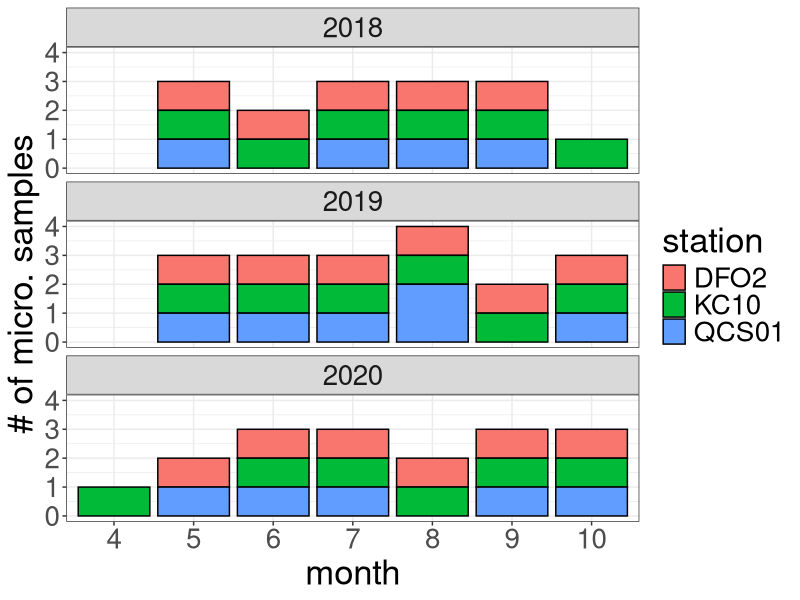
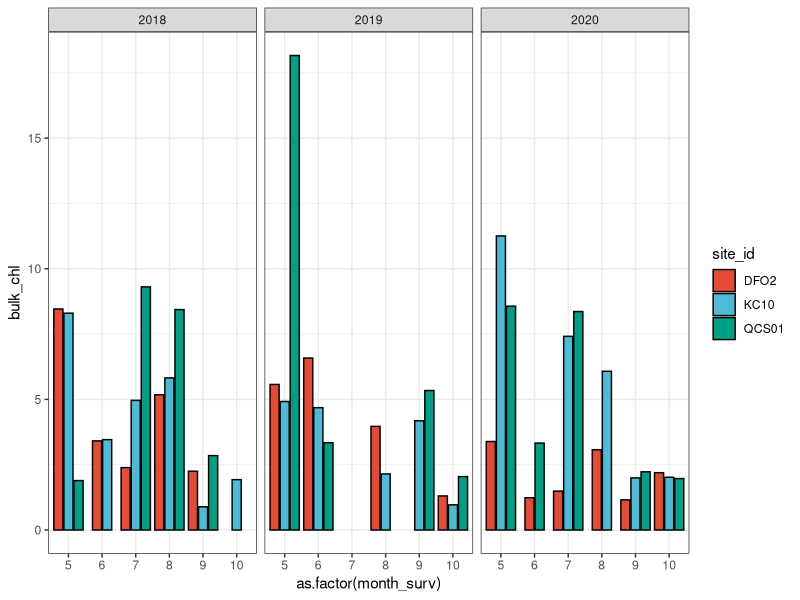
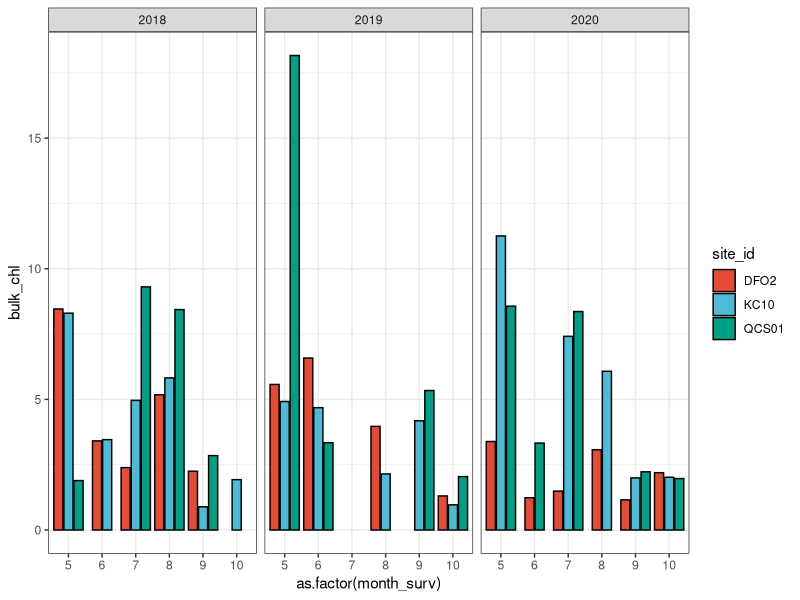
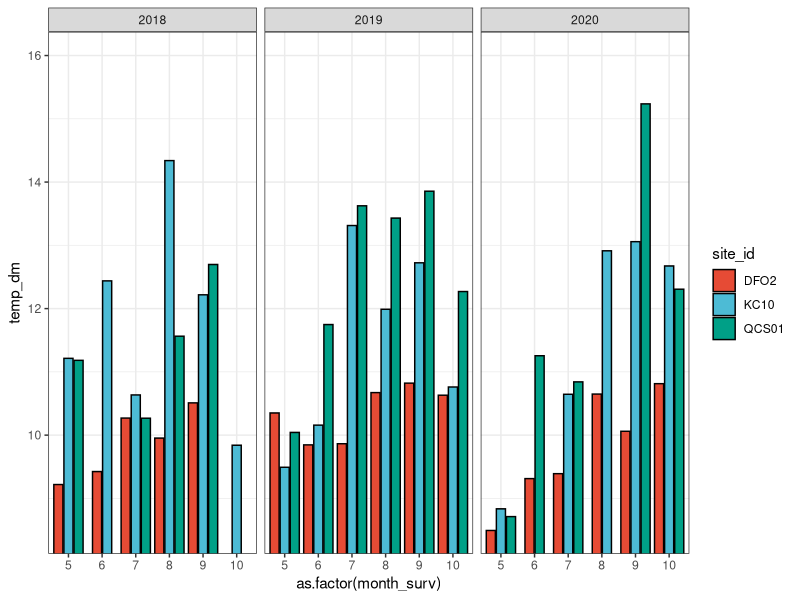
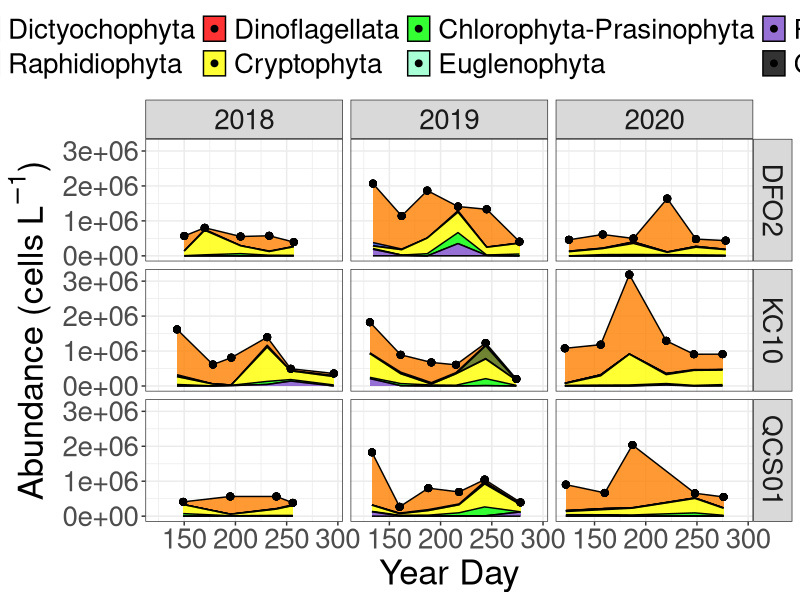
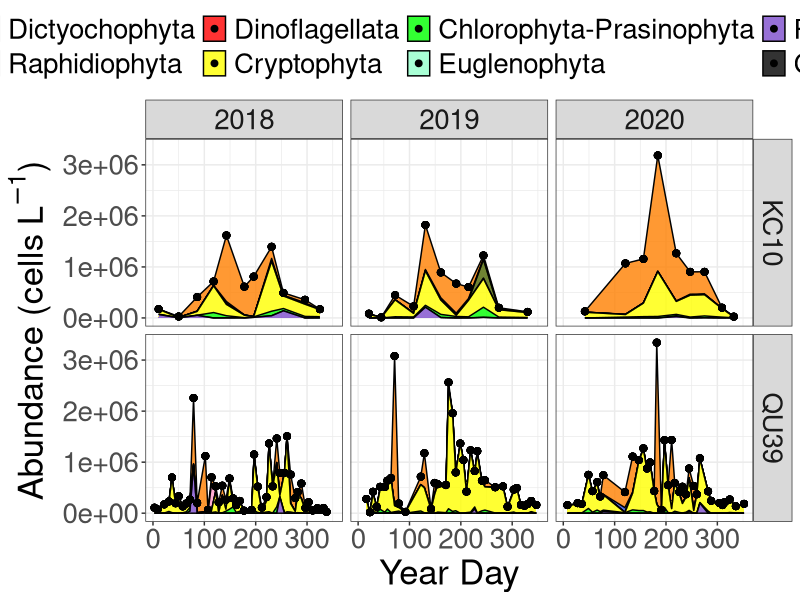
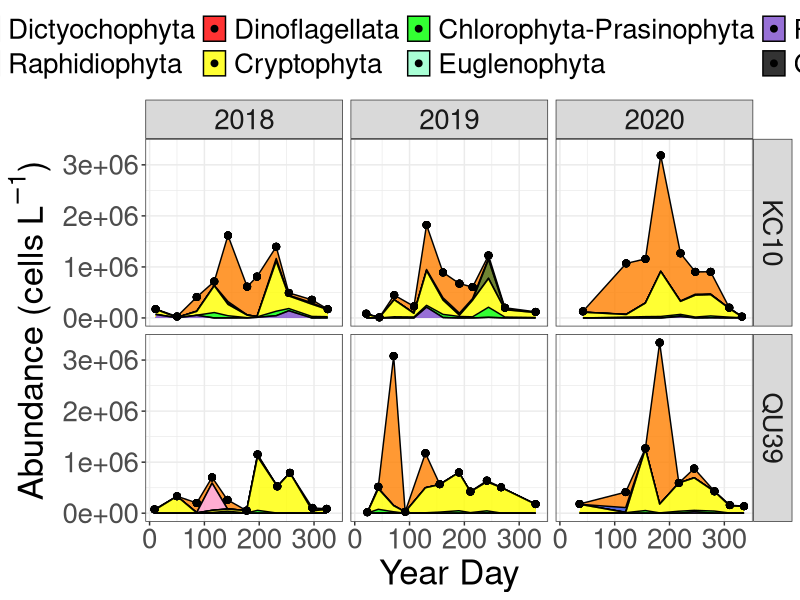
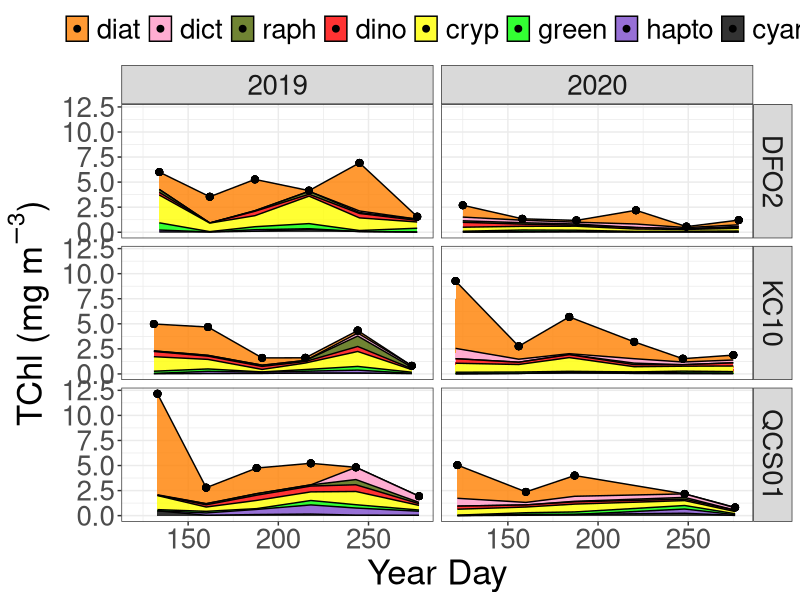

Here is the R script that generated these plots, in order: (Note: this script raises an error after producing the figures.)
## ---- chunk 1
#Load packages
library(tidyverse)
library(patchwork)
library(here)
library(readr)
library(readxl)
## ---- chunk 2
#Upload fully formatted microscopy data

micro <- read_csv(here("outputs", "micro_master_2021-10-18.csv"))

micro_kc10 <- read_csv(here("outputs", "micro_kc10_2021-12-01.csv"))

micro_kc10_ds <- read_csv(here("outputs", "micro_kc10_ds_2021-12-01.csv"))

#Upload data
data <- read_csv(here("outputs", "ctd_merge_2021-11-04_chem.csv")) 
## ---- chunk 3
#Upload chemtax data

#Upload data
#Uploading chemtax data
chem <- read_csv(here("outputs", "chemtax_master_2021-11-04.csv")) 


## ---- chunk 4
#Selecting autotrophic groups from class level specifications above. Too coarse for dinos.


#Can't figure out how to make this work with multiple stations. Trying each separately and binding
micro_sum_dfo2 <- micro %>%
  filter(trophicStatus == "auto" &
          site_id == "DFO2") %>% 
  complete(date, group) %>% # make each day have all species, even if not observed (for joining)
  group_by(date, group) %>% 
  summarise(sum = sum(count)) %>% #sum counts for each grouping/class
  ungroup() %>% 
  arrange(date, group) %>% 
  mutate(sum = replace_na(sum, 0),
         site_id = "DFO2") #replace NAs, created by complete, with 0s

micro_sum_kc10 <- micro %>%
  filter(trophicStatus == "auto" &
          site_id == "KC10") %>% 
  complete(date, group) %>% # make each day have all species, even if not observed (for joining)
  group_by(date, group) %>% 
  summarise(sum = sum(count)) %>% #sum counts for each grouping/class
  ungroup() %>% 
  arrange(date, group) %>% 
  mutate(sum = replace_na(sum, 0),
         site_id = "KC10") #replace NAs, created by complete, with 0s

micro_sum_qcs01 <- micro %>%
  filter(trophicStatus == "auto" &
          site_id == "QCS01") %>% 
  complete(date, group) %>% # make each day have all species, even if not observed (for joining)
  group_by(date, group) %>% 
  summarise(sum = sum(count)) %>% #sum counts for each grouping/class
  ungroup() %>% 
  arrange(date, group) %>% 
  mutate(sum = replace_na(sum, 0),
         site_id = "QCS01") #replace NAs, created by complete, with 0s

micro_sum_qu39 <- micro %>%
  filter(trophicStatus == "auto" &
          site_id == "QU39") %>% 
  complete(date, group) %>% # make each day have all species, even if not observed (for joining)
  group_by(date, group) %>% 
  summarise(sum = sum(count)) %>% #sum counts for each grouping/class
  ungroup() %>% 
  arrange(date, group) %>% 
  mutate(sum = replace_na(sum, 0),
         site_id = "QU39") #replace NAs, created by complete, with 0s

micro_sum <- rbind(micro_sum_dfo2, micro_sum_kc10, micro_sum_qcs01, micro_sum_qu39)
## ---- chunk 5
#Summing species for the KC10-QU39 Timeseries
micro_kc10_sum <- micro_kc10 %>%
  filter(trophicStatus == "auto" &
          site_id == "KC10") %>% 
  complete(date, group) %>% # make each day have all species, even if not observed (for joining)
  group_by(date, group) %>% 
  summarise(sum = sum(count)) %>% #sum counts for each grouping/class
  ungroup() %>% 
  arrange(date, group) %>% 
  mutate(sum = replace_na(sum, 0),
         site_id = "KC10") #replace NAs, created by complete, with 0s

micro_sum_qu39 <- micro_kc10 %>%
  filter(trophicStatus == "auto" &
          site_id == "QU39") %>% 
  complete(date, group) %>% # make each day have all species, even if not observed (for joining)
  group_by(date, group) %>% 
  summarise(sum = sum(count)) %>% #sum counts for each grouping/class
  ungroup() %>% 
  arrange(date, group) %>% 
  mutate(sum = replace_na(sum, 0),
         site_id = "QU39")

micro_sum_2 <- rbind(micro_kc10_sum, micro_sum_qu39)

#Doing the same for the QU39 downscaled timeseries

micro_kc10_ds_sum <- micro_kc10_ds %>%
  filter(trophicStatus == "auto" &
          site_id == "KC10") %>% 
  complete(date, group) %>% # make each day have all species, even if not observed (for joining)
  group_by(date, group) %>% 
  summarise(sum = sum(count)) %>% #sum counts for each grouping/class
  ungroup() %>% 
  arrange(date, group) %>% 
  mutate(sum = replace_na(sum, 0),
         site_id = "KC10") #replace NAs, created by complete, with 0s

micro_sum_ds_qu39 <- micro_kc10_ds %>%
  filter(trophicStatus == "auto" &
          site_id == "QU39") %>% 
  complete(date, group) %>% # make each day have all species, even if not observed (for joining)
  group_by(date, group) %>% 
  summarise(sum = sum(count)) %>% #sum counts for each grouping/class
  ungroup() %>% 
  arrange(date, group) %>% 
  mutate(sum = replace_na(sum, 0),
         site_id = "QU39")

micro_sum_3 <- rbind(micro_kc10_ds_sum, micro_sum_ds_qu39)
## ---- chunk 6
#Set order or groups for plotting

micro_sum$group <- factor(micro_sum$group,
                         levels = c("Bacillariophyta", #Y
                                    "Chrysophyta", #Y
                                    "Dictyochophyta", #Y
                                    "Raphidiophyta", #Y
                                    "Dinoflagellata", #Y
                                    "Cryptophyta",#Y
                                    "Chlorophyta-Prasinophyta", #Y 
                                    "Euglenophyta", #Y
                                    "Prymnesiophyta-Haptophyta", #Y 
                                    "Cyanobacteria", #Y
                                    "Unknown_Chlorophyta?", #Y
                                    "Unknown_Dinophyceae?", #Y
                                    "Unknown_flagellate" #Y
                                    ))

micro_sum_2$group <- factor(micro_sum_2$group,
                         levels = c("Bacillariophyta", #Y
                                    "Chrysophyta", #Y
                                    "Dictyochophyta", #Y
                                    "Raphidiophyta", #Y
                                    "Dinoflagellata", #Y
                                    "Cryptophyta",#Y
                                    "Chlorophyta-Prasinophyta", #Y 
                                    "Euglenophyta", #Y
                                    "Prymnesiophyta-Haptophyta", #Y 
                                    "Cyanobacteria", #Y
                                    "Unknown_Chlorophyta?", #Y
                                    "Unknown_Dinophyceae?", #Y
                                    "Unknown_flagellate" #Y
                                    ))

micro_sum_3$group <- factor(micro_sum_3$group,
                         levels = c("Bacillariophyta", #Y
                                    "Chrysophyta", #Y
                                    "Dictyochophyta", #Y
                                    "Raphidiophyta", #Y
                                    "Dinoflagellata", #Y
                                    "Cryptophyta",#Y
                                    "Chlorophyta-Prasinophyta", #Y 
                                    "Euglenophyta", #Y
                                    "Prymnesiophyta-Haptophyta", #Y 
                                    "Cyanobacteria", #Y
                                    "Unknown_Chlorophyta?", #Y
                                    "Unknown_Dinophyceae?", #Y
                                    "Unknown_flagellate" #Y
                                    ))

## ---- chunk 7
#Setting colour pallete for microscopy data - roughly comparable to chemtax data
color_palette_micro <- c("#ff8000", #Diatoms 
                   "#2642D5", #Chrysophytes
                   "#ff99c7", #Dicto (same color as chryso as same pig. group)
                   "#4d6600", #Raph
                   "#ff0000", #Dino
                   "#ffff00", #Crypto
                   "#00ff00", #Chloro (chloro and eugleno same colour, same pig. group)
                   "#93FFCA", #Eugleno
                   "#7d4dcc", #Hapto
                   "#000000"  #Cyano
                   )

#Set month labels for plot
month_labels_5 <- rep(c('J','F','M','A','M','J','J','A','S','O','N','D'), 5)

month_labels <- c('J','F','M','A','M','J','J','A','S','O','N','D')
## ---- chunk 8
#Plotting when we have data available for microscopy at Calvert
micro %>%  
  filter(!site_id == "QU39" & date > "2018-01-01" & date < "2021-01-01") %>%  
  distinct(date, site_id) %>% 
  mutate(year = lubridate::year(date),
         month = lubridate::month(date)) %>% 
  group_by(year, month, site_id) %>% 
  summarise(n = n()) %>% 
  ggplot(aes(x = as.factor(month), y = n, fill = site_id)) + 
  geom_bar(stat = "identity", color = "black") +
  facet_wrap(~ year, ncol = 1) +
  theme_bw() +
  labs(y = "# of micro. samples",
       x = "month",
       fill = "station") +
  theme(text = element_text(size = 25))

ggsave(here("figures_new", "sample_number.png"),
       width = 17, height = 15, dpi = 300)
## ---- chunk 9
#Plotting Chl Timeseries
f1 <- data %>% 
  filter(!site_id == "QU39") %>% 
  mutate(year = lubridate::year(date),
         month = lubridate::month(date),
         yday = lubridate::yday(date)) %>% 
  ggplot(aes(x = yday, y = bulk_chl, group = site_id, fill = site_id, 
             color = site_id)) +
  geom_line(size = 2) +
  geom_point(pch = 21, size = 3, color = "black", stroke = 2) +
  geom_hline(yintercept = 5, linetype = "dashed", color = "black") +
  scale_y_continuous(expand = c(0, 0), limits = c(0, 20)) +
  facet_wrap(~ year) +
  theme_bw() +
  theme(axis.title.x = element_blank(),
        axis.text.x =  element_blank(),
        strip.background = element_blank(),
        strip.text.x = element_blank(),
        legend.position = c(0.95, 0.879),
        text = element_text(size = 30))

f2 <- data %>% 
  filter(!site_id == "QU39") %>% 
  mutate(year = lubridate::year(date),
         month = lubridate::month(date),
         yday = lubridate::yday(date)) %>% 
  ggplot(aes(x = yday, y = temp_dm, group = site_id, fill = site_id, 
             color = site_id)) +
  geom_line(size = 2) +
  geom_point(pch = 21, size = 3, color = "black", stroke = 2) +
  scale_y_continuous(expand = c(0, 0), limits = c(8, 16)) +
  facet_wrap(~ year) +
  theme_bw() +
  theme(axis.title.x = element_blank(),
        axis.text.x =  element_blank(),
        strip.background = element_blank(),
        strip.text.x = element_blank(),
        legend.position = "none",
        text = element_text(size = 30))

f3 <- data %>% 
  filter(!site_id == "QU39") %>% 
  mutate(year = lubridate::year(date),
         month = lubridate::month(date),
         yday = lubridate::yday(date)) %>% 
  ggplot(aes(x = yday, y = sal_dm, group = site_id, fill = site_id,
             color = site_id)) +
  geom_line(size = 2) +
  geom_point(pch = 21, size = 3, color = "black", stroke = 2) +
  scale_y_continuous(expand = c(0, 0), limits = c(27, 33), 
                     breaks = seq(27, 33, by = 2)) +
  facet_wrap(~ year) +
  theme_bw() +
  theme(axis.title.x = element_blank(),
        axis.text.x =  element_blank(),
        strip.background = element_blank(),
        strip.text.x = element_blank(),
        legend.position = "none",
        text = element_text(size = 30))

f4 <- data %>% 
  filter(!site_id == "QU39") %>% 
  mutate(year = lubridate::year(date),
         month = lubridate::month(date),
         yday = lubridate::yday(date)) %>% 
  ggplot(aes(x = yday, y = no2_dm, group = site_id, fill = site_id,
             color = site_id)) +
  geom_line(size = 2) +
  geom_point(pch = 21, size = 3, color = "black", stroke = 2) +
  facet_wrap(~ year) +
  theme_bw() +
  theme(axis.title.x = element_blank(),
        axis.text.x =  element_blank(),
        strip.background = element_blank(),
        strip.text.x = element_blank(),
        legend.position = "none",
        text = element_text(size = 30))

f5 <- data %>% 
  filter(!site_id == "QU39") %>% 
  mutate(year = lubridate::year(date),
         month = lubridate::month(date),
         yday = lubridate::yday(date)) %>% 
  ggplot(aes(x = yday, y = po4_dm, group = site_id, fill = site_id, 
             color = site_id)) +
  geom_line(size = 2) +
  geom_point(pch = 21, size = 3, color = "black", stroke = 2) +
  facet_wrap(~ year) +
  theme_bw() +
  theme(axis.title.x = element_blank(),
        axis.text.x =  element_blank(),
        strip.background = element_blank(),
        strip.text.x = element_blank(),
        legend.position = "none",
        text = element_text(size = 30))

f6 <- data %>% 
  filter(!site_id == "QU39") %>% 
  mutate(year = lubridate::year(date),
         month = lubridate::month(date),
         yday = lubridate::yday(date)) %>% 
  ggplot(aes(x = yday, y = sio2_dm, group = site_id, fill = site_id,
             color = site_id)) +
  geom_line(size = 2) +
  geom_point(pch = 21, size = 3, color = "black", stroke = 2) +
  facet_wrap(~ year) +
  theme_bw() +
  theme(axis.title.x = element_blank(),
        axis.text.x =  element_blank(),
        strip.background = element_blank(),
        strip.text.x = element_blank(),
        legend.position = "none",
        text = element_text(size = 30))

f7 <- data %>% 
  filter(!site_id == "QU39") %>% 
  mutate(year = lubridate::year(date),
         month = lubridate::month(date),
         yday = lubridate::yday(date)) %>% 
  ggplot(aes(x = yday, y = secchi_depth, group = site_id, fill = site_id,
             color = site_id)) +
  geom_line(size = 2) +
  geom_point(pch = 21, size = 3, color = "black", stroke = 2) +
  facet_wrap(~ year) +
  theme_bw() +
  theme(strip.background = element_blank(),
        strip.text.x = element_blank(),
        legend.position = "none",
        text = element_text(size =30))

fig <- f1/f2/f3/f4/f5/f6/f7

ggsave(here("figures_rev2", "test.png"), fig,
       width = 17, height = 16, dpi = 300)
## ---- chunk 10
data %>% 
  mutate(year = lubridate::year(date)) %>%
  filter(!site_id == "QU39") %>% 
  ggplot(aes(x = as.factor(month_surv), y = bulk_chl, fill = site_id)) +
  geom_bar(stat = "identity", position = position_dodge2(preserve = "single"),
           color = "black") +
  facet_wrap(~ year) +
  ggsci::scale_fill_npg() +
  theme_bw()

data %>% 
  mutate(year = lubridate::year(date)) %>%
  filter(!site_id == "QU39") %>% 
  ggplot(aes(x = as.factor(month_surv), y = bulk_chl, fill = site_id)) +
  geom_bar(stat = "identity", position = position_dodge2(preserve = "single"),
           color = "black") +
  facet_wrap(~ year) +
  ggsci::scale_fill_npg() +
  theme_bw()

data %>% 
  mutate(year = lubridate::year(date)) %>%
  filter(!site_id == "QU39") %>% 
  ggplot(aes(x = as.factor(month_surv), y = temp_dm, fill = site_id)) +
  geom_bar(stat = "identity", position = position_dodge2(preserve = "single"),
           color = "black") +
  coord_cartesian(ylim = c(8.5, 16)) +
  facet_wrap(~ year) +
  ggsci::scale_fill_npg() +
  theme_bw()
## ---- chunk 11

#Microscopy May - October 2018-2019 time-series - Calvert

micro_sum %>% 
  filter(date > "2018-04-01" & date < "2020-11-01" & !site_id == "QU39") %>% 
  group_by(date, site_id) %>% 
  mutate(sum_all = sum(sum, na.rm = TRUE)) %>%
  ungroup() %>% 
  mutate(year = lubridate::year(date),
         month = lubridate::month(date),
         yday = lubridate::yday(date)) %>% 
  ggplot(aes(x = yday, y = sum, group = group, fill = group)) +
  geom_area(position = "stack", alpha = 0.8, size = 0.5, colour = "black") +
  geom_point(aes(x = yday, y = sum_all), size = 2) +
  scale_fill_manual(values = color_palette_micro) +
  facet_grid(site_id ~ year) +
  theme_bw() +
  theme(legend.position = "top",
        legend.direction = "horizontal",
        legend.title = element_blank(),
        text = element_text(size = 11)) +
        # strip.background = element_blank(),
        # strip.text = element_blank()) + 
  labs(x = "Year Day",
           y = bquote("Abundance (cells" ~ L^-1*")")) +
  theme(text = element_text(size = 25)) 

ggsave(here("figures_rev2", "timeseries_calvert.png"),
       width = 17, height = 10, dpi = 300)

## ---- chunk 12
#Tried adding chlorophyll to the area plot - too complex, not going to work.
## ---- chunk 13

#Microscopy May - October 2018-2019 time-series - Calvert

micro_sum_2 %>% 
  group_by(date, site_id) %>% 
  mutate(sum_all = sum(sum, na.rm = TRUE)) %>%
  ungroup() %>% 
  mutate(year = lubridate::year(date),
         month = lubridate::month(date),
         yday = lubridate::yday(date)) %>% 
  ggplot(aes(x = yday, y = sum, group = group, fill = group)) +
  geom_area(position = "stack", alpha = 0.8, size = 0.5, colour = "black") +
  geom_point(aes(x = yday, y = sum_all), size = 2) +
  scale_fill_manual(values = color_palette_micro) +
  facet_grid(site_id ~ year) +
  theme_bw() +
  theme(legend.position = "top",
        legend.direction = "horizontal",
        legend.title = element_blank(),
        text = element_text(size = 11)) +
        # strip.background = element_blank(),
        # strip.text = element_blank()) + 
  labs(x = "Year Day",
           y = bquote("Abundance (cells" ~ L^-1*")")) +
  theme(text = element_text(size = 25)) 

ggsave(here("figures_rev2", "timeseries_kc10_qu39.png"),
       width = 17, height = 10, dpi = 300)

## ---- chunk 14

#Microscopy May - October 2018-2019 time-series - Calvert

micro_sum_3 %>% 
  group_by(date, site_id) %>% 
  mutate(sum_all = sum(sum, na.rm = TRUE)) %>%
  ungroup() %>% 
  mutate(year = lubridate::year(date),
         month = lubridate::month(date),
         yday = lubridate::yday(date)) %>% 
  ggplot(aes(x = yday, y = sum, group = group, fill = group)) +
  geom_area(position = "stack", alpha = 0.8, size = 0.5, colour = "black") +
  geom_point(aes(x = yday, y = sum_all), size = 2) +
  scale_fill_manual(values = color_palette_micro) +
  facet_grid(site_id ~ year) +
  theme_bw() +
  theme(legend.position = "top",
        legend.direction = "horizontal",
        legend.title = element_blank(),
        text = element_text(size = 11)) +
        # strip.background = element_blank(),
        # strip.text = element_blank()) + 
  labs(x = "Year Day",
           y = bquote("Abundance (cells" ~ L^-1*")")) +
  theme(text = element_text(size = 25)) 

ggsave(here("figures_rev2", "timeseries_kc10_qu39_downscaled.png"),
       width = 17, height = 10, dpi = 300)

## ---- chunk 15
#Making Tidy
#Chemtax
chem_tidy <- chem %>% 
  pivot_longer(c(cyan, hapto, green, cryp, dino, dict, raph, diat),
                 names_to = "phyto_group", values_to = "TChla") %>% 
  group_by(date, site_id, phyto_group) %>% 
  summarize(TChla_mean = mean(TChla)) %>% 
  ungroup() %>% 
  group_by(date, site_id) %>% 
  mutate(TChla_sum = sum(TChla_mean)) %>% 
  ungroup()

## ---- chunk 16

#Order phytoplankton groups roughly from smallest to largest - create order list
order_chem <- c("cyan", "hapto", "green", "cryp",
                "dino", "raph", "dict", "diat")

#Chemtax - Specify order of phyto groups for figures
chem_tidy <- arrange(mutate(chem_tidy,
                                phyto_group = factor(phyto_group,
                                levels = order_chem)))

chem_tidy <- chem_tidy %>% 
  arrange(date, phyto_group)

## ---- chunk 17

#Set Color palette for plotting. Currently based on QU39 manuscript. Brewer has some good ones for R style.
palette_chem <- c("#ff8000", #1 - Diatoms (orange)
                  "#ff99c7", #2 - Dictyochophytes (pink)
                  "#4d6600", #3 - Raphidophytes (dark green)
                  "#ff0000", #4 - Dinoflagellates (Red)
                  "#ffff00", #5 - Cryptophytes (yellow)
                  "#00ff00", #6 - Chlorophyta (light green)
                  "#7d4dcc", #7 - Haptophytes (purple)
                  "#000000") #8 - Cyanobacteria (black)

#Set month labels for plot
month_labels <- c('J','F','M','A','M','J','J','A','S','O','N','D')
## ---- chunk 18

chem_tidy %>% 
  filter(date > "2018-04-01" & date < "2020-11-01" & !site_id == "QU39") %>% 
  mutate(year = lubridate::year(date),
         month = lubridate::month(date),
         yday = lubridate::yday(date)) %>% 
  ggplot(aes(x = yday, y = TChla_mean, fill = fct_rev(phyto_group))) +
  geom_area(position = "stack", alpha = 0.8, size = 0.5, colour = "black") +
  geom_point(aes(x = yday, y = TChla_sum), size = 2) +
  scale_fill_manual(values = palette_chem) +
  facet_grid(site_id ~ year) +
  theme_bw() +
  theme(legend.position = "top",
        legend.direction = "horizontal",
        legend.title = element_blank(),
        text = element_text(size = 11)) +
  guides(fill = guide_legend(nrow = 1)) +
        # strip.background = element_blank(),
        # strip.text = element_blank()) + 
  labs(x = "Year Day",
           y = bquote("TChl (mg" ~ m^-3*")")) +
  theme(text = element_text(size = 25)) 

ggsave(here("figures_rev2", "timeseries_calvert_chem.png"),
       width = 16, height = 10, dpi = 300)

## ---- chunk 19
#Plot chemtax data by station - biomass
chem_tidy %>%
  ggplot() +
  geom_area(aes(date, TChla_mean, fill = fct_rev(phyto_group)),
    alpha = 0.8, size = 0.5, colour = "black") +
  geom_point(aes(date, TChla_sum)) +
  facet_wrap(~ site_id, nrow = 4) +
  scale_fill_manual(values = palette_chem) +
  theme_bw() +
  labs(y = bquote("TChl (mg" ~ m^-3*")"),
       fill = "Group") +
  scale_x_date(limits = startEnd,
               breaks = scales::date_breaks("1 month"),
               labels = scales::date_format("%m")) +
  theme(legend.position = "top",
        legend.direction = "horizontal",
        legend.title = element_blank(),
        text = element_text(size = 30)) +
  theme(strip.background = element_blank(),
        strip.text.x = element_blank(),
        text = element_text(size = 30)) +
        # plot.margin = margin(0, 50, 0, 0)) +
  guides(fill = guide_legend(nrow = 1))
  
ggsave(here("figures_new", "calvert_qu39_chem_2019-ts.png"),
       width=16, height=14, dpi=300)
## ---- chunk 20
#Plot chemtax data by station - relative
chem_tidy %>%
  ggplot() +
  geom_area(aes(date, TChla_mean, fill = fct_rev(phyto_group)),
    position = "fill", alpha = 0.8, size = 0.5, colour = "black") +
  geom_point(aes(date, 1)) +
  facet_wrap(~ site_id, nrow = 4) +
  scale_fill_manual(values = palette_chem) +
  theme_bw() +
  labs(y = bquote("Relative (%)"),
       fill = "Group") +
  scale_x_date(limits = startEnd,
               breaks = scales::date_breaks("1 month"),
               labels = scales::date_format("%m")) +
  theme(legend.position = "top",
        legend.direction = "horizontal",
        legend.title = element_blank(),
        text = element_text(size = 30)) +
  theme(strip.background = element_blank(),
        strip.text.x = element_blank(),
        text = element_text(size = 30)) +
        # plot.margin = margin(0, 50, 0, 0)) +
  guides(fill = guide_legend(nrow = 1))
  
ggsave(here("figures", "calvert_qu39_chem_relative_2019-ts.png"),
       width=16, height=14, dpi=300)
## ---- chunk 21
#Trying to plot Relative in a different way - CHEMTAX
chem_qu39_ds <- chem_tidy %>%
  filter(site_id == "QU39")

chem_qu39_ds <- chem_qu39_ds %>%
  filter(date == "2019-05-09" |
         date == "2019-06-04" |
         date == "2019-07-09" |
         date == "2019-08-07" |
         date == "2019-08-29" |
         date == "2019-10-09" |
         #date == "2019-11-26" | #removing this for multi-year analysis
         date == "2020-04-29" | #Different month, but very close temporally
         date == "2020-06-04" |
         date == "2020-07-09" | # Also 06-30 - Tricky
         date == "2020-08-04" | # Also 08-13 
         date == "2020-09-01" |
         date == "2020-10-08")

chem_ds <- chem_tidy %>%
  filter(!site_id == "QU39")

chem_ds <- rbind(chem_ds, chem_qu39_ds)

# chem_ds <- chem_ds %>% 
#   filter(date > "2019-05-01" & date < "2019-12-01") %>% 
#   arrange(date)

chem_ds <- chem_ds %>%  
  mutate(month = lubridate::month(date),
         month = case_when(date == "2019-08-29" ~ 9,
                           date == "2019-08-31" ~ 9,
                           date == "2020-04-29" ~ 5,
                           date == "2020-04-30" ~ 5,
                             TRUE ~ as.numeric (month)))
    
## ---- chunk 22
micro_qu39_ds <- micro_sum %>%
  filter(site_id == "QU39")

micro_qu39_ds_distinct <- micro_qu39_ds %>%
  mutate(month = lubridate::month(date)) %>% 
  filter(date > "2018-01-01" & date < "2021-01-01" & month > 3 & month < 11) %>%
  distinct(date, site_id)

#Trying to plot Relative in a different way - CHEMTAX
micro_qu39_ds <- micro_qu39_ds %>%
  filter(date == "2018-05-29" | #could also be 05-22
         date == "2018-06-26" |
         date == "2018-07-23" | # Could also be 07-16
         date == "2018-08-21" | # 08-14, 08-28
         date == "2018-09-13" |   
         date == "2018-10-24" |
         date == "2019-05-09" |
         date == "2019-06-04" |
         date == "2019-07-09" |
         date == "2019-08-07" |
         date == "2019-08-29" |
         date == "2019-10-09" |
         #date == "2019-11-26" | #removing this for multi-year analysis
         date == "2020-04-29" | #Different month, but very close temporally
         date == "2020-06-04" |
         date == "2020-07-09" | # Also 06-30 - Tricky
         date == "2020-08-04" | # Also 08-13 
         date == "2020-09-01" |
         date == "2020-10-08")

micro_ds <- micro_sum %>%
  filter(!site_id == "QU39")

micro_ds_distinct <- micro_ds %>% 
  mutate(month = lubridate::month(date)) %>% 
  filter(date > "2018-01-01" & date < "2021-01-01" & month > 4 & month < 11) %>%
  distinct(date, site_id) %>% 
  mutate(row_n = row_number())

micro_ds <- rbind(micro_ds, micro_qu39_ds)

# micro_ds <- micro_ds %>% 
#   filter(date > "2019-05-01" & date < "2019-12-01") %>% 
#   arrange(date)

micro_ds <- micro_ds %>%  
  mutate(month = lubridate::month(date),
         month = case_when(date == "2019-08-29" ~ 9,
                           date == "2019-08-31" ~ 9,
                           date == "2020-04-29" ~ 5,
                           date == "2020-04-30" ~ 5,
                             TRUE ~ as.numeric (month)))
## ---- chunk 23
p1 <- micro_ds %>% 
  filter(!group == "Unknown_Chlorophyta?" &
         !group == "Unknown_Dinophyceae?" &
         !group == "Unknown_flagellate" &
           date >= "2018-05-01" & date < "2018-11-01") %>% 
  ggplot(aes(x = site_id, y = sum, fill = group)) +
  geom_bar(position = "stack", stat = "identity", color = "black") +
  ylim(y = c(0, 3500000)) +
  facet_wrap(~ month, nrow = 1) +
  scale_fill_manual(values = color_palette_micro) +
  scale_x_discrete(labels = c("DFO2" = "F", "KC10" = "C", "QCS01" = "S",
                              "QU39" = "E")) +
  # labs(y = bquote("Abundance (cells" ~ L^-1*")")) +
  theme_bw() +
  theme(legend.position = "top",
        legend.direction = "horizontal",
        legend.title = element_blank(),
        axis.title.x = element_blank(),
        axis.text.x = element_blank(),
        axis.title.y = element_blank(),
        text = element_text(size = 30),
        axis.text = element_text(colour = "black"))

p2 <- micro_ds %>% 
  filter(!group == "Unknown_Chlorophyta?" &
         !group == "Unknown_Dinophyceae?" &
         !group == "Unknown_flagellate" &
           date >= "2019-05-01" & date < "2019-11-01") %>% 
  ggplot(aes(x = site_id, y = sum, fill = group)) +
  geom_bar(position = "stack", stat = "identity", color = "black") +
  ylim(y = c(0, 3500000)) +
  facet_wrap(~ month, nrow = 1) +
  scale_fill_manual(values = color_palette_micro) +
  scale_x_discrete(labels = c("DFO2" = "F", "KC10" = "C", "QCS01" = "S",
                              "QU39" = "E")) +
  labs(y = bquote("Abund. (cells" ~ L^-1*")")) +
  theme_bw() +
  theme(strip.background = element_blank(),
        strip.text.x = element_blank(),
        legend.position = "none",
        axis.title.x = element_blank(),
        axis.text.x = element_blank(),
        text = element_text(size = 30),
        axis.text = element_text(colour = "black"))

p3 <- micro_ds %>% 
  filter(!group == "Unknown_Chlorophyta?" &
         !group == "Unknown_Dinophyceae?" &
         !group == "Unknown_flagellate" &
          date > "2020-04-27" & date < "2020-11-01") %>% 
  ggplot(aes(x = site_id, y = sum, fill = group)) +
  geom_bar(position = "stack", stat = "identity", color = "black") +
  ylim(y = c(0, 3500000)) +
  facet_wrap(~ month, nrow = 1) +
  scale_fill_manual(values = color_palette_micro) +
  scale_x_discrete(labels = c("DFO2" = "F", "KC10" = "C", "QCS01" = "S",
                              "QU39" = "E")) +
  # labs(y = bquote("Abundance (cells" ~ L^-1*")")) +
  theme_bw() +
  theme(strip.background = element_blank(),
        strip.text.x = element_blank(),
        legend.position = "none",
        axis.title.x = element_blank(),
        axis.title.y = element_blank(),
        text = element_text(size = 30),
        axis.text = element_text(colour = "black"))

fig <-  p1/p2/p3

ggsave(here("figures_new", "calvert_qu39_2018-2020_micro_box_absolute.png"), fig,
       width = 20, height = 12, dpi = 300)
## ---- chunk 24
# p1 <- micro_ds %>% 
#   filter(!group == "Unknown_Chlorophyta?" &
#          !group == "Unknown_Dinophyceae?" &
#          !group == "Unknown_flagellate" &
#            date >= "2018-01-01" & date < "2021-01-01" & month > 4 & month < 11) %>% 
#   mutate(year = lubridate::year(date),
#          row_n = row_number()) %>% 
#   ggplot(aes(x = site_id, y = sum, fill = group)) +
#   geom_bar(position = "stack", stat = "identity", color = "black") +
#   geom_text(aes(label = row_n, group = site_id),  vjust = -1, data = micro_ds_distinct) +
#   ylim(y = c(0, 3500000)) +
#   facet_grid(year ~ month) +
#   scale_fill_manual(values = color_palette_micro) +
#   scale_x_discrete(labels = c("DFO2" = "F", "KC10" = "C", "QCS01" = "S",
#                               "QU39" = "E")) +
#   # labs(y = bquote("Abundance (cells" ~ L^-1*")")) +
#   theme_bw() +
#   theme(legend.position = "top",
#         legend.direction = "horizontal",
#         legend.title = element_blank(),
#         axis.title.x = element_blank(),
#         axis.text.x = element_blank(),
#         axis.title.y = element_blank(),
#         text = element_text(size = 30),
#         axis.text = element_text(colour = "black"))
# 
# 
# 
# ggsave(here("figures_new", "calvert_qu39_2018-2020_micro_box_absolute_grid.png"),
#        width = 20, height = 12, dpi = 300)
## ---- chunk 25
p1 <- chem_ds %>% 
  filter(date >= "2019-05-01" & date < "2019-11-01") %>% 
  ggplot(aes(x = site_id, y = TChla_mean, fill = fct_rev(phyto_group))) +
  geom_bar(position = "stack", stat = "identity", color = "black") +
  facet_wrap(~ month, nrow = 1) +
  scale_fill_manual(values = palette_chem) +
  scale_x_discrete(labels = c("DFO2" = "F", "KC10" = "C", "QCS01" = "S",
                              "QU39" = "E")) +
  labs(y = bquote("TChl (mg" ~ m^-3*")")) +
  theme_bw() +
  theme(legend.position = "top",
        legend.direction = "horizontal",
        legend.title = element_blank()) +
  theme(axis.title.x = element_blank(),
        text = element_text(size = 30),
        axis.text = element_text(colour = "black")) +
  guides(fill = guide_legend(nrow = 1))

p2 <- chem_ds %>% 
  filter(date > "2020-04-27" & date < "2020-11-01") %>%  
  ggplot(aes(x = site_id, y = TChla_mean, fill = fct_rev(phyto_group))) +
  geom_bar(position = "stack", stat = "identity", color = "black") +
  facet_wrap(~ month, nrow = 1) +
  scale_fill_manual(values = palette_chem) +
  scale_x_discrete(labels = c("DFO2" = "F", "KC10" = "C", "QCS01" = "S",
                              "QU39" = "E")) +
  labs(y = bquote("TChl (mg" ~ m^-3*")")) +
  theme_bw() +
  theme(strip.background = element_blank(),
        strip.text.x = element_blank(),
        legend.position = "none",
        axis.title.x = element_blank(),
        axis.text.x = element_blank(),
        text = element_text(size = 30),
        axis.text = element_text(colour = "black")) +
  guides(fill = guide_legend(nrow = 1))

fig <- p1/p2

ggsave(here("figures_new", "calvert_qu39_2018-2020_chem_box_absolute.png"), fig,
       width = 20, height = 10, dpi = 300)
## ---- chunk 26
p1 <- micro_ds %>% 
  filter(!group == "Unknown_Chlorophyta?" &
         !group == "Unknown_Dinophyceae?" &
         !group == "Unknown_flagellate" &
           date >= "2019-05-01" & date <= "2019-12-01") %>% 
  ggplot(aes(x = site_id, y = sum, fill = group)) +
  geom_bar(position = "stack", stat = "identity") +
  facet_wrap(~ month, nrow = 1) +
  scale_fill_manual(values = color_palette_micro) +
  scale_x_discrete(labels = c("DFO2" = "F", "KC10" = "C", "QCS01" = "S",
                              "QU39" = "E")) +
  labs(y = bquote("Abundance (cells" ~ L^-1*")")) +
  theme_bw() +
  theme(legend.position = "top",
        legend.direction = "horizontal",
        legend.title = element_blank()) +
  theme(axis.title.x = element_blank(),
        text = element_text(size = 30),
        axis.text = element_text(colour = "black"))

p2 <- chem_ds %>% 
  filter(date >= "2019-05-01" & date <= "2019-12-01") %>% 
  ggplot(aes(x = site_id, y = TChla_mean, fill = fct_rev(phyto_group))) +
  geom_bar(position = "stack", stat = "identity") +
  facet_wrap(~ month, nrow = 1) +
  scale_fill_manual(values = palette_chem) +
  scale_x_discrete(labels = c("DFO2" = "F", "KC10" = "C", "QCS01" = "S",
                              "QU39" = "E")) +
  labs(y = bquote("TChl (mg" ~ m^-3*")")) +
  theme_bw() +
  theme(legend.position = "top",
        legend.direction = "horizontal",
        legend.title = element_blank()) +
  theme(axis.title.x = element_blank(),
        text = element_text(size = 30),
        axis.text = element_text(colour = "black")) +
  guides(fill = guide_legend(nrow = 1))

fig <- p1/p2

ggsave(here("figures_new", "calvert_qu39_2019_box_comb_absolute_test.png"), fig,
       width = 20, height = 10, dpi = 300)
## ---- chunk 27
p1 <- micro_ds %>% 
  filter(!group == "Unknown_Chlorophyta?" &
         !group == "Unknown_Dinophyceae?" &
         !group == "Unknown_flagellate" &
           date >= "2019-05-01" & date <= "2019-12-01") %>%
  ggplot(aes(x = site_id, y = sum, fill = group)) +
  geom_bar(position = "fill", stat = "identity") +
  facet_wrap(~ month, nrow = 1) +
  scale_fill_manual(values = color_palette_micro) +
  scale_x_discrete(labels = c("DFO2" = "F", "KC10" = "C", "QCS01" = "S",
                              "QU39" = "E")) +
  labs(y = bquote("Abundance (%)")) +
  theme_bw() +
  theme(legend.position = "top",
        legend.direction = "horizontal",
        legend.title = element_blank()) +
  theme(axis.title.x = element_blank(),
        text = element_text(size = 30),
        axis.text = element_text(colour = "black"))

p2 <- chem_ds %>% 
  filter(date >= "2019-05-01" & date <= "2019-12-01") %>%
  ggplot(aes(x = site_id, y = TChla_mean, fill = fct_rev(phyto_group))) +
  geom_bar(position="fill", stat="identity") +
  facet_wrap(~ month, nrow = 1) +
  scale_fill_manual(values = palette_chem) +
  scale_x_discrete(labels = c("DFO2" = "F", "KC10" = "C", "QCS01" = "S",
                              "QU39" = "E")) +
  labs(y = bquote("TChl (%)")) +
  theme_bw() +
  theme(legend.position = "top",
        legend.direction = "horizontal",
        legend.title = element_blank()) +
  theme(axis.title.x = element_blank(),
        text = element_text(size = 30),
        axis.text = element_text(colour = "black")) +
  guides(fill = guide_legend(nrow = 1))

fig <- p1/p2

ggsave(here("figures_new", "calvert_qu39_2019_box_comb_test.png"), fig,
       width = 20, height = 10, dpi = 300)
## ---- chunk 28
micro_qu39_ds_full <- micro %>%
  filter(site_id == "QU39")

micro_qu39_ds_full_distinct <- micro_qu39_ds_full %>%
  mutate(month = lubridate::month(date)) %>% 
  filter(date > "2018-01-01" & date < "2021-01-01" & month > 3 & month < 11) %>%
  distinct(date, site_id)

#Trying to plot Relative in a different way - CHEMTAX
micro_qu39_ds_full <- micro_qu39_ds_full %>%
  filter(date == "2018-05-29" | #could also be 05-22
         date == "2018-06-26" |
         date == "2018-07-23" | # Could also be 07-16
         date == "2018-08-21" | # 08-14, 08-28
         date == "2018-09-13" |   
         date == "2018-10-24" |
         date == "2019-05-09" |
         date == "2019-06-04" |
         date == "2019-07-09" |
         date == "2019-08-07" |
         date == "2019-08-29" |
         date == "2019-10-09" |
         #date == "2019-11-26" | #removing this for multi-year analysis
         date == "2020-04-29" | #Different month, but very close temporally
         date == "2020-06-04" |
         date == "2020-07-09" | # Also 06-30 - Tricky
         date == "2020-08-04" | # Also 08-13 
         date == "2020-09-01" |
         date == "2020-10-08")

micro_ds_full <- micro %>%
  filter(!site_id == "QU39")

micro_ds_full_distinct <- micro_ds_full %>% 
  mutate(month = lubridate::month(date)) %>% 
  filter(date > "2018-01-01" & date < "2021-01-01" & month > 4 & month < 11) %>%
  distinct(date, site_id) %>% 
  mutate(row_n = row_number())

micro_ds_full <- rbind(micro_ds_full, micro_qu39_ds_full)


micro_ds_full <- micro_ds_full %>%  
  mutate(month = lubridate::month(date),
         month = case_when(date == "2019-08-29" ~ 9,
                           date == "2019-08-31" ~ 9,
                           date == "2020-04-29" ~ 5,
                           date == "2020-04-30" ~ 5,
                             TRUE ~ as.numeric (month)))

micro_ds_full <- micro_ds_full %>% 
  filter(date > "2018-01-01" & date < "2020-12-31" & month > 4 & month < 11)
## ---- chunk 29
micro_ds_full %>% 
  filter(scientificName == "Thalassiosira rotula") %>%
  mutate(year = lubridate::year(date)) %>% 
  ggplot(aes(x = month, y = count, color = site_id)) +
  geom_point() +
  facet_wrap(~year)
